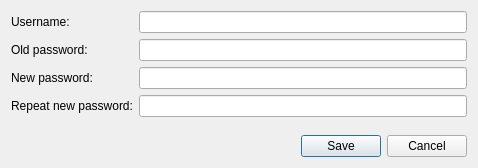
<?xml version="1.0" encoding="UTF-8"?>
<ui version="4.0">
 <class>UserEditor</class>
 <widget class="QWidget" name="UserEditor">
  <property name="geometry">
   <rect>
    <x>0</x>
    <y>0</y>
    <width>478</width>
    <height>168</height>
   </rect>
  </property>
  <property name="sizePolicy">
   <sizepolicy hsizetype="Preferred" vsizetype="Preferred">
    <horstretch>0</horstretch>
    <verstretch>0</verstretch>
   </sizepolicy>
  </property>
  <property name="windowTitle">
   <string>Form</string>
  </property>
  <layout class="QVBoxLayout" name="verticalLayout_3">
   <item>
    <layout class="QHBoxLayout" name="horizontalLayout_2">
     <item>
      <layout class="QVBoxLayout" name="verticalLayout">
       <item>
        <widget class="QLabel" name="username_label">
         <property name="text">
          <string>Username:</string>
         </property>
        </widget>
       </item>
       <item>
        <widget class="QLabel" name="old_pwd_label">
         <property name="text">
          <string>Old password:</string>
         </property>
        </widget>
       </item>
       <item>
        <widget class="QLabel" name="new_pwd_label">
         <property name="text">
          <string>New password:</string>
         </property>
        </widget>
       </item>
       <item>
        <widget class="QLabel" name="repeat_new_pwd_label">
         <property name="text">
          <string>Repeat new password:</string>
         </property>
        </widget>
       </item>
      </layout>
     </item>
     <item>
      <layout class="QVBoxLayout" name="verticalLayout_2">
       <item>
        <widget class="QLineEdit" name="username"/>
       </item>
       <item>
        <widget class="QLineEdit" name="old_pwd"/>
       </item>
       <item>
        <widget class="QLineEdit" name="new_pwd"/>
       </item>
       <item>
        <widget class="QLineEdit" name="repeat_new_pwd"/>
       </item>
      </layout>
     </item>
    </layout>
   </item>
   <item>
    <spacer name="vspacer">
     <property name="orientation">
      <enum>Qt::Vertical</enum>
     </property>
     <property name="sizeHint" stdset="0">
      <size>
       <width>20</width>
       <height>40</height>
      </size>
     </property>
    </spacer>
   </item>
   <item>
    <widget class="QDialogButtonBox" name="button_box">
     <property name="standardButtons">
      <set>QDialogButtonBox::Cancel|QDialogButtonBox::Save</set>
     </property>
    </widget>
   </item>
  </layout>
 </widget>
 <resources/>
 <connections/>
</ui>
